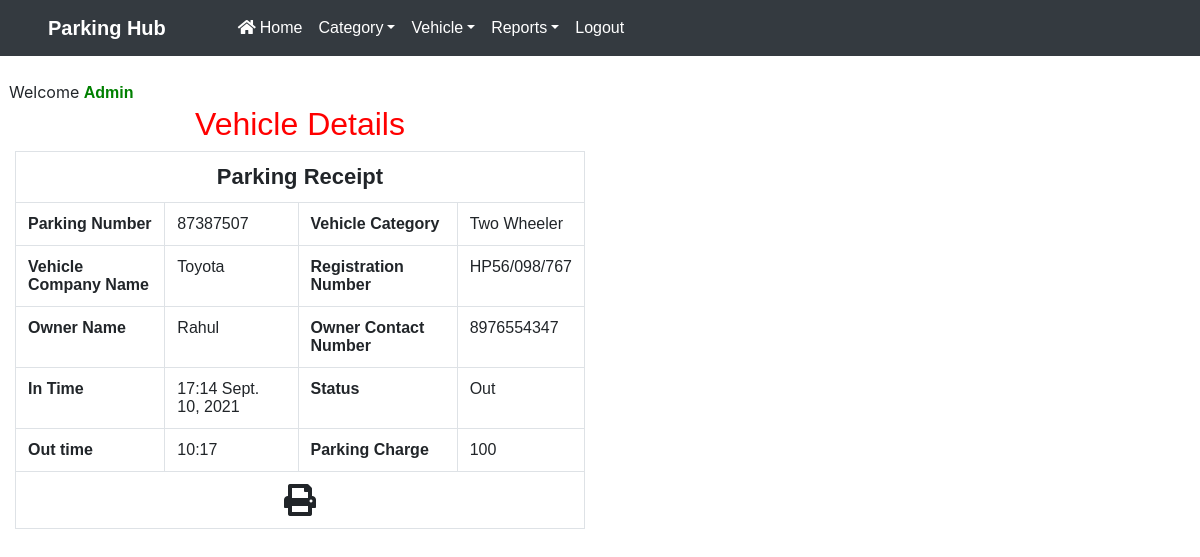
/print/10 (signed in), run on the app's committed database.
### vehicle/models.py (models this page shows, shortened)
class Vehicle(models.Model):
    parkingnumber = models.CharField(max_length=20)
    category = models.ForeignKey(Category, on_delete=models.CASCADE)
    vehiclecompany = models.CharField(max_length=50)
    regno = models.CharField(max_length=10)
    ownername = models.CharField(max_length=50)
    ownercontact = models.CharField(max_length=15)
    pdate = models.DateField()
    intime = models.CharField(max_length=50)
    outtime = models.CharField(max_length=50)
    parkingcharge = models.CharField(max_length=50)
    status = models.CharField(max_length=20)

class Category(models.Model):
    categoryname = models.CharField(max_length=50)

### vehicle/views.py (the view)
# urls.py: path('print/<int:pid>',print_detail,name='print'),
def print_detail(request,pid):
    if not request.user.is_authenticated:
        return redirect('admin_login')
    vehicle = Vehicle.objects.get(id=pid)
    d = {'vehicle': vehicle}
    return render(request,'print.html', d)

### vehicle/templates/print.html (shortened to what this page needs)
{% load static %}
<html>
<head>
{% include 'headeradmin.html' %}
</head>
<body>
{% include 'nav2admin.html' %}
<br> &nbsp;&nbsp;Welcome <b style = 'text-transform : capitalize ; color : green'>{{request.user.username}}</b>
<div class="container" style = "margin-top:10px">
<h2 class="text-center" style = "font-family : sans-serif ; color : red"> Vehicle Details</h2>
 <div  id="example">
      <table class="table table-bordered mg-b-0">
        <tr>
          <th colspan="4" style="text-align: center; font-size:22px;"> Parking Receipt</th>
        </tr>
   <tr>
      <th>Parking Number</th>
        <td>{{vehicle.parkingnumber}}</td>
      <th>Vehicle Category</th>
        <td>{{vehicle.category.categoryname}}</td>
     </tr>
              <tr>
          <th>Vehicle Company Name</th>
              <td>{{vehicle.vehiclecompany}}</td>
          <th>Registration Number</th>
              <td>{{vehicle.regno}}</td>
              </tr>
              <tr>
              <th>Owner Name</th>
                <td>{{vehicle.ownername}}</td>
                  <th>Owner Contact Number</th>
                  <td>{{vehicle.ownercontact}}</td>
              </tr>
              <tr>
          <th>In Time</th>
          <td>{{vehicle.intime}} {{vehicle.pdate}}</td>
    <th>Status</th>
    <td>
{% if vehicle.status == 'Out' %}
  Out
{% endif %}
   </td>
  </tr>
<tr>
<th>Out time</th>
<td>{{vehicle.outtime}}</td>
<th>Parking Charge</th>
<td>{{vehicle.parkingcharge}}</td>
</tr>
  <tr>
    <td colspan="4" style="text-align:center; cursor:pointer"><i class="fa fa-print fa-2x" aria-hidden="false" OnClick="CallPrint(this.value)"  ></i></td>
  </tr>
</table>
  </div>
</div>
</body>
</html>

### vehicle/static/css/mystyle.css (style rules this page uses)
html { scroll-behavior:smooth; }
.container { display: table-cell; vertical-align: middle; text-align: left; width: 600px; }
* { margin: 0; padding: 0; font-family: "montserrat",sans-serif; }

### data on the page
Vehicle: parkingnumber "87387507", category.categoryname "Two Wheeler", vehiclecompany "Toyota", regno "HP56/098/767", ownername "Rahul", ownercontact "8976554347", intime "17:14", pdate "Sept. 10, 2021", outtime "10:17", parkingcharge "100"

### other printed values
{{ request.user.username }} "Admin"
